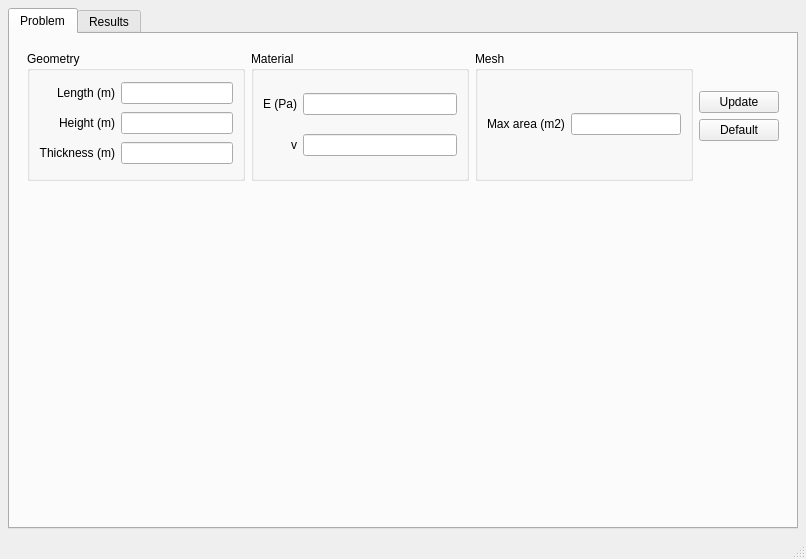
<?xml version="1.0" encoding="UTF-8"?>
<ui version="4.0">
 <class>MainWindow</class>
 <widget class="QMainWindow" name="MainWindow">
  <property name="geometry">
   <rect>
    <x>0</x>
    <y>0</y>
    <width>806</width>
    <height>559</height>
   </rect>
  </property>
  <property name="windowTitle">
   <string>MainWindow</string>
  </property>
  <widget class="QWidget" name="centralwidget">
   <layout class="QVBoxLayout" name="verticalLayout" stretch="0">
    <property name="spacing">
     <number>8</number>
    </property>
    <property name="leftMargin">
     <number>8</number>
    </property>
    <property name="topMargin">
     <number>8</number>
    </property>
    <property name="rightMargin">
     <number>8</number>
    </property>
    <property name="bottomMargin">
     <number>8</number>
    </property>
    <item>
     <widget class="QTabWidget" name="tabWidget">
      <property name="currentIndex">
       <number>0</number>
      </property>
      <widget class="QWidget" name="geometryTab">
       <attribute name="title">
        <string>Problem</string>
       </attribute>
       <layout class="QVBoxLayout" name="verticalLayout_5" stretch="0,20">
        <item>
         <layout class="QGridLayout" name="gridLayout_4">
          <property name="leftMargin">
           <number>8</number>
          </property>
          <property name="topMargin">
           <number>8</number>
          </property>
          <property name="rightMargin">
           <number>8</number>
          </property>
          <property name="bottomMargin">
           <number>8</number>
          </property>
          <item row="0" column="1">
           <widget class="QGroupBox" name="groupBox_2">
            <property name="title">
             <string>Material</string>
            </property>
            <layout class="QVBoxLayout" name="verticalLayout_4">
             <item>
              <layout class="QGridLayout" name="gridLayout_2">
               <item row="0" column="1">
                <widget class="QLineEdit" name="elasticModulusEdit"/>
               </item>
               <item row="1" column="1">
                <widget class="QLineEdit" name="youngEdit"/>
               </item>
               <item row="0" column="0">
                <widget class="QLabel" name="label_4">
                 <property name="text">
                  <string>E (Pa)</string>
                 </property>
                 <property name="alignment">
                  <set>Qt::AlignRight|Qt::AlignTrailing|Qt::AlignVCenter</set>
                 </property>
                </widget>
               </item>
               <item row="1" column="0">
                <widget class="QLabel" name="label_5">
                 <property name="text">
                  <string>v</string>
                 </property>
                 <property name="alignment">
                  <set>Qt::AlignRight|Qt::AlignTrailing|Qt::AlignVCenter</set>
                 </property>
                </widget>
               </item>
               <item row="2" column="1">
                <spacer name="verticalSpacer">
                 <property name="orientation">
                  <enum>Qt::Vertical</enum>
                 </property>
                 <property name="sizeType">
                  <enum>QSizePolicy::Minimum</enum>
                 </property>
                 <property name="sizeHint" stdset="0">
                  <size>
                   <width>10</width>
                   <height>0</height>
                  </size>
                 </property>
                </spacer>
               </item>
              </layout>
             </item>
            </layout>
           </widget>
          </item>
          <item row="0" column="2">
           <widget class="QGroupBox" name="groupBox_3">
            <property name="title">
             <string>Mesh</string>
            </property>
            <layout class="QVBoxLayout" name="verticalLayout_3">
             <item>
              <layout class="QGridLayout" name="gridLayout_3">
               <item row="0" column="0">
                <widget class="QLabel" name="maxAreaLabel">
                 <property name="text">
                  <string>Max area (m2)</string>
                 </property>
                </widget>
               </item>
               <item row="0" column="1">
                <widget class="QLineEdit" name="maxAreaEdit"/>
               </item>
               <item row="1" column="1">
                <spacer name="verticalSpacer_2">
                 <property name="orientation">
                  <enum>Qt::Vertical</enum>
                 </property>
                 <property name="sizeType">
                  <enum>QSizePolicy::Minimum</enum>
                 </property>
                 <property name="sizeHint" stdset="0">
                  <size>
                   <width>20</width>
                   <height>0</height>
                  </size>
                 </property>
                </spacer>
               </item>
              </layout>
             </item>
            </layout>
           </widget>
          </item>
          <item row="0" column="0">
           <widget class="QGroupBox" name="groupBox">
            <property name="title">
             <string>Geometry</string>
            </property>
            <layout class="QVBoxLayout" name="verticalLayout_2">
             <item>
              <layout class="QGridLayout" name="gridLayout">
               <property name="sizeConstraint">
                <enum>QLayout::SetDefaultConstraint</enum>
               </property>
               <item row="0" column="0">
                <widget class="QLabel" name="label">
                 <property name="text">
                  <string>Length (m)</string>
                 </property>
                 <property name="alignment">
                  <set>Qt::AlignRight|Qt::AlignTrailing|Qt::AlignVCenter</set>
                 </property>
                </widget>
               </item>
               <item row="0" column="1">
                <widget class="QLineEdit" name="lengthEdit"/>
               </item>
               <item row="1" column="0">
                <widget class="QLabel" name="label_2">
                 <property name="text">
                  <string>Height (m)</string>
                 </property>
                 <property name="alignment">
                  <set>Qt::AlignRight|Qt::AlignTrailing|Qt::AlignVCenter</set>
                 </property>
                </widget>
               </item>
               <item row="2" column="0">
                <widget class="QLabel" name="label_3">
                 <property name="text">
                  <string>Thickness (m)</string>
                 </property>
                 <property name="alignment">
                  <set>Qt::AlignRight|Qt::AlignTrailing|Qt::AlignVCenter</set>
                 </property>
                </widget>
               </item>
               <item row="1" column="1">
                <widget class="QLineEdit" name="heightEdit"/>
               </item>
               <item row="2" column="1">
                <widget class="QLineEdit" name="thicknessEdit"/>
               </item>
               <item row="3" column="1">
                <spacer name="verticalSpacer_3">
                 <property name="orientation">
                  <enum>Qt::Vertical</enum>
                 </property>
                 <property name="sizeType">
                  <enum>QSizePolicy::Minimum</enum>
                 </property>
                 <property name="sizeHint" stdset="0">
                  <size>
                   <width>20</width>
                   <height>0</height>
                  </size>
                 </property>
                </spacer>
               </item>
              </layout>
             </item>
            </layout>
           </widget>
          </item>
          <item row="0" column="3">
           <layout class="QGridLayout" name="gridLayout_5">
            <item row="2" column="0">
             <widget class="QPushButton" name="defaultButton">
              <property name="text">
               <string>Default</string>
              </property>
             </widget>
            </item>
            <item row="3" column="0">
             <spacer name="verticalSpacer_4">
              <property name="orientation">
               <enum>Qt::Vertical</enum>
              </property>
              <property name="sizeHint" stdset="0">
               <size>
                <width>20</width>
                <height>40</height>
               </size>
              </property>
             </spacer>
            </item>
            <item row="1" column="0">
             <widget class="QPushButton" name="updateButton">
              <property name="text">
               <string>Update</string>
              </property>
             </widget>
            </item>
            <item row="0" column="0">
             <spacer name="verticalSpacer_5">
              <property name="orientation">
               <enum>Qt::Vertical</enum>
              </property>
              <property name="sizeHint" stdset="0">
               <size>
                <width>20</width>
                <height>40</height>
               </size>
              </property>
             </spacer>
            </item>
           </layout>
          </item>
         </layout>
        </item>
        <item>
         <layout class="QHBoxLayout" name="middleLayout">
          <property name="leftMargin">
           <number>8</number>
          </property>
          <property name="topMargin">
           <number>8</number>
          </property>
          <property name="rightMargin">
           <number>8</number>
          </property>
          <property name="bottomMargin">
           <number>8</number>
          </property>
         </layout>
        </item>
       </layout>
      </widget>
      <widget class="QWidget" name="resultsTab">
       <attribute name="title">
        <string>Results</string>
       </attribute>
       <layout class="QVBoxLayout" name="verticalLayout_6">
        <item>
         <layout class="QHBoxLayout" name="resultLayout"/>
        </item>
       </layout>
      </widget>
     </widget>
    </item>
   </layout>
  </widget>
  <widget class="QMenuBar" name="menubar">
   <property name="geometry">
    <rect>
     <x>0</x>
     <y>0</y>
     <width>806</width>
     <height>21</height>
    </rect>
   </property>
  </widget>
  <widget class="QStatusBar" name="statusbar"/>
 </widget>
 <resources/>
 <connections/>
</ui>
